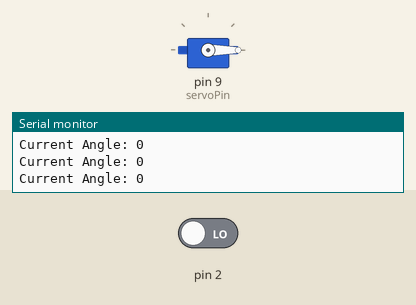
A sketch run on a simulated Arduino Uno, built with avr-gcc and run on an emulated ATmega328P. On the bench: servo, the last lines printed to the serial monitor. The test bench sets the inputs (shaded band); at power-on: pin 2 LOW.

Above: at 2.8 s.
2.9 s: pin 2 driven HIGH
At 3.6 s:
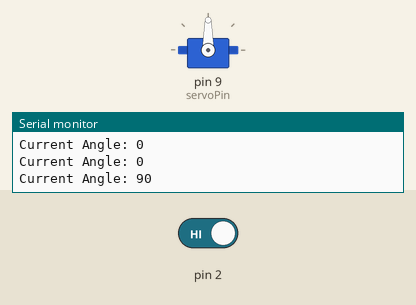
4.5 s: pin 2 driven LOW
At 6.4 s:
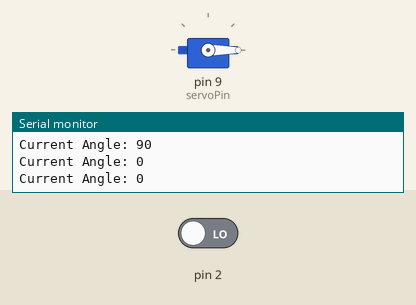
Timing chart, 0 to 7.9 s (numbered marks = the images above; inputs shaded):
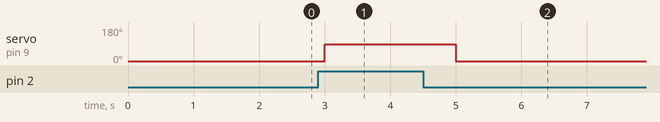

Measured:
- after the input at 2.9 s, servo on pin 9 (servoPin): 0° → 90° after 0.10 s
- after the input at 4.5 s, servo on pin 9 (servoPin): 90° → 0° after 0.50 s

The sketch:

IoT.ino
```cpp
#include <Servo.h>

// Define the servo motor pin
const int servoPin = 9;

// Create a Servo object
Servo myServo;

void setup() {
  // Attach the servo to the corresponding pin
  myServo.attach(servoPin);

  // Initialize serial communication
  Serial.begin(9600);
}

void loop() {
  // Read the input from a digital pin (0 or 1)
  int inputValue = digitalRead(2);  // Change 2 to the actual pin you are using

  // Map the input value (0 or 1) to servo angles (0 or 90 degrees)
  int angle = map(inputValue, 0, 1, 0, 90);

  // Move the servo to the calculated angle
  myServo.write(angle);

  // Print the current angle to the serial monitor
  Serial.print("Current Angle: ");
  Serial.println(angle);

  // Add a delay for stability
  delay(1000);
}
```
